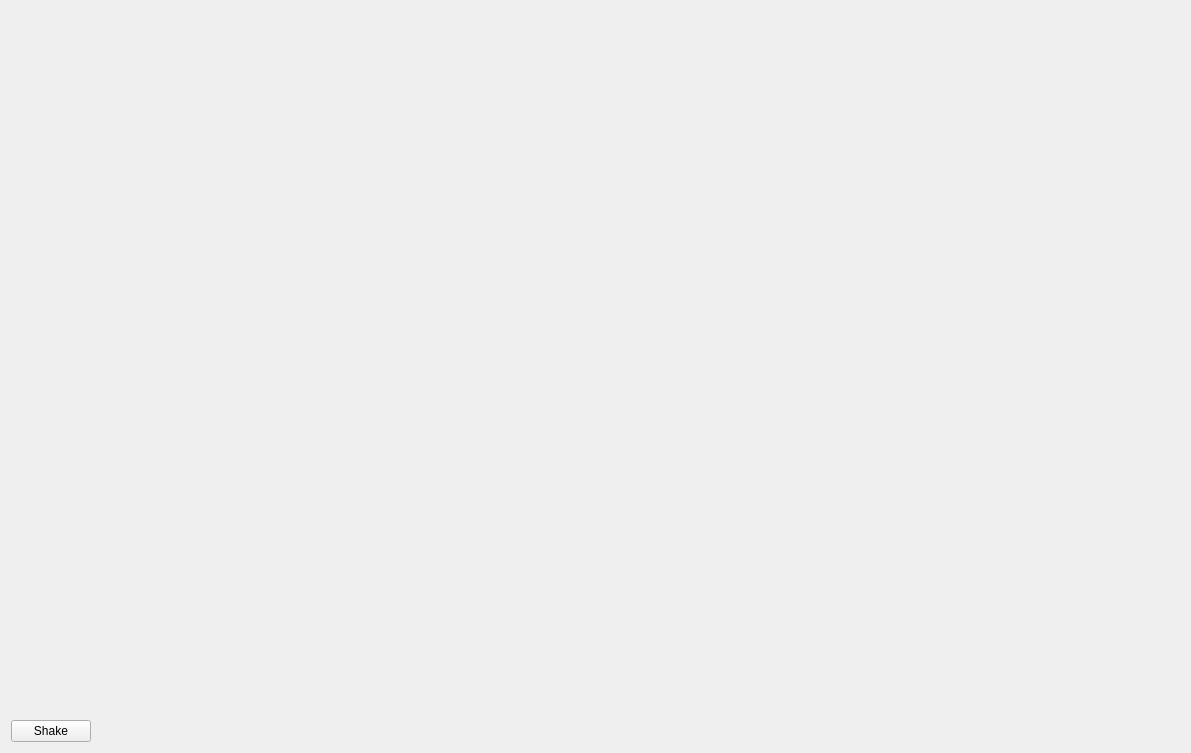
<?xml version="1.0" encoding="UTF-8"?>
<ui version="4.0">
 <class>CameraForm</class>
 <widget class="QWidget" name="CameraForm">
  <property name="geometry">
   <rect>
    <x>0</x>
    <y>0</y>
    <width>1191</width>
    <height>753</height>
   </rect>
  </property>
  <property name="windowTitle">
   <string>Pixelschlacht: Camera Example</string>
  </property>
  <layout class="QVBoxLayout" name="verticalLayout">
   <item>
    <widget class="PxsWidget" name="pxswidget" native="true">
     <property name="sizePolicy">
      <sizepolicy hsizetype="Preferred" vsizetype="Expanding">
       <horstretch>0</horstretch>
       <verstretch>0</verstretch>
      </sizepolicy>
     </property>
    </widget>
   </item>
   <item>
    <layout class="QHBoxLayout" name="horizontalLayout">
     <item>
      <widget class="QPushButton" name="btnShake">
       <property name="text">
        <string>Shake</string>
       </property>
      </widget>
     </item>
     <item>
      <spacer name="horizontalSpacer">
       <property name="orientation">
        <enum>Qt::Horizontal</enum>
       </property>
       <property name="sizeHint" stdset="0">
        <size>
         <width>40</width>
         <height>20</height>
        </size>
       </property>
      </spacer>
     </item>
    </layout>
   </item>
  </layout>
 </widget>
 <customwidgets>
  <customwidget>
   <class>PxsWidget</class>
   <extends>QWidget</extends>
   <header>pxswidget.h</header>
   <container>1</container>
  </customwidget>
 </customwidgets>
 <resources/>
 <connections/>
</ui>
